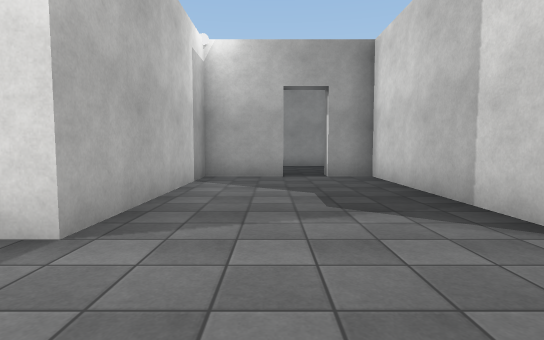
view 1 (above)

18 first-person views from a walk through a scene from a Unity 3-D project. The camera is 1.3 m above the floor, tilts 4° down and sees 80° across. Doors are open. The floor is counted in squares, 2 m on a side. Each view is taken from the middle of a square. On the plan, view 1 faces up. The plan holds only what a view shows up to about 10 squares ahead; the rest is blank. The player character is not drawn. Some animated figures are not drawn. Surface patterns are stand-ins for the level's own textures.

view 2
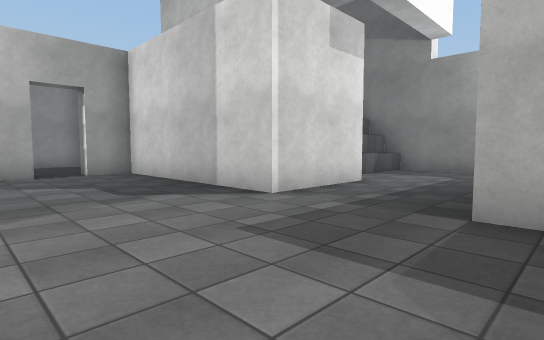

view 3
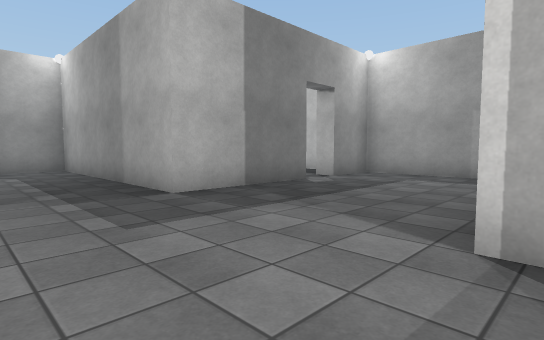

view 4
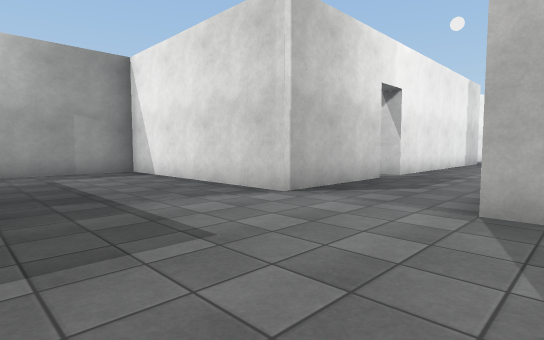

view 5
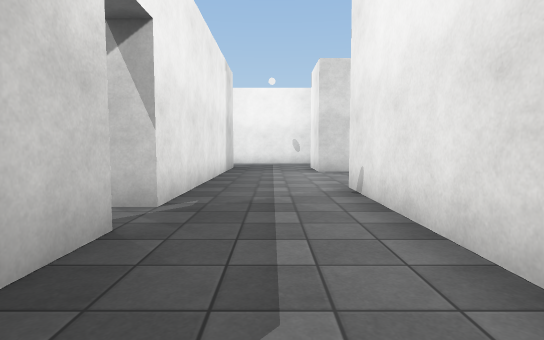

view 6
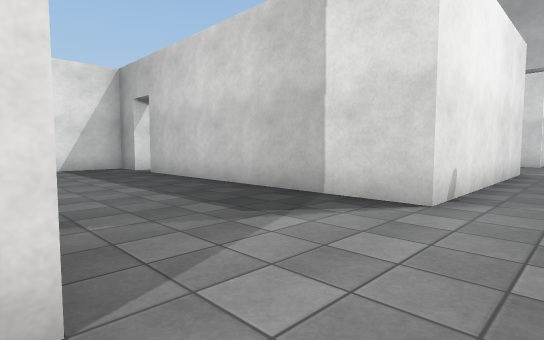

view 7
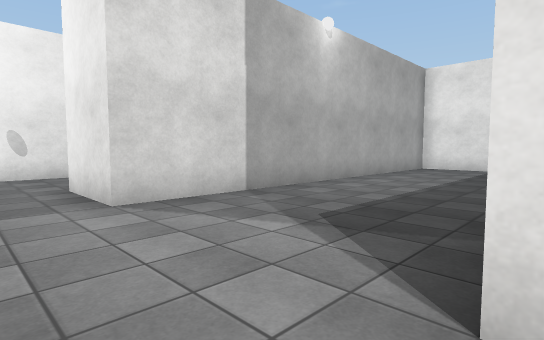

view 8
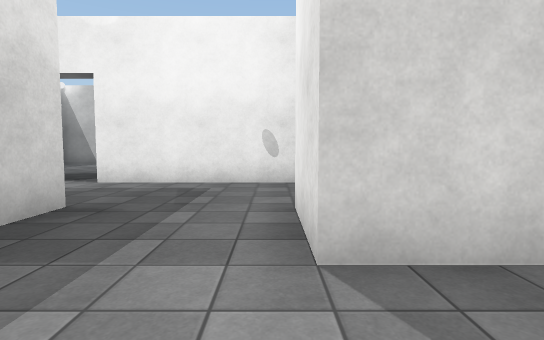

view 9
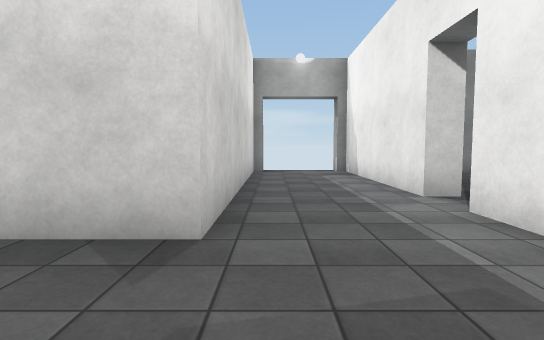

view 10
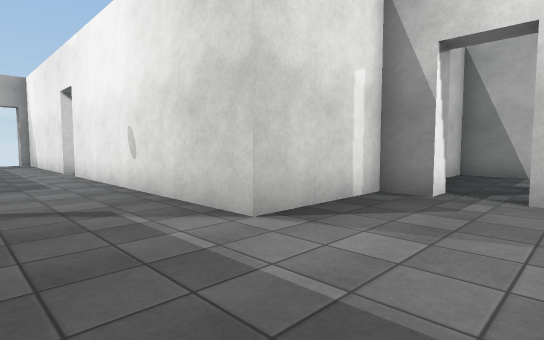

view 11
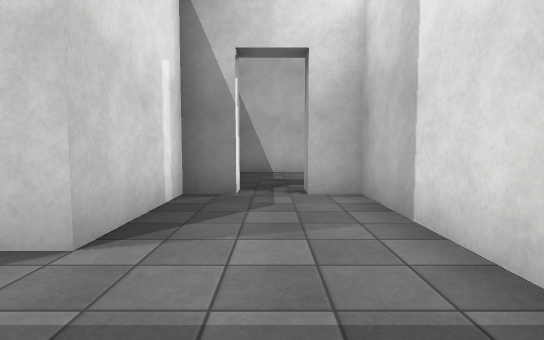

view 12
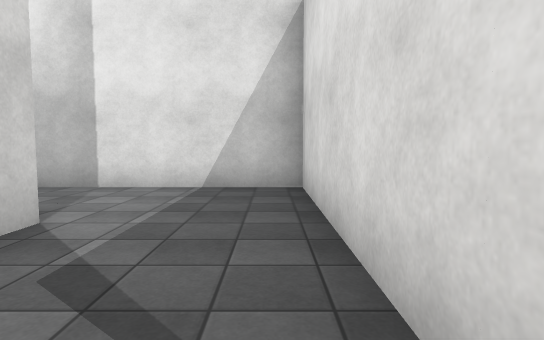

view 13
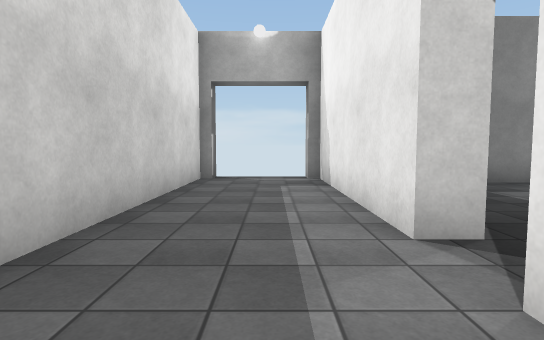

view 14
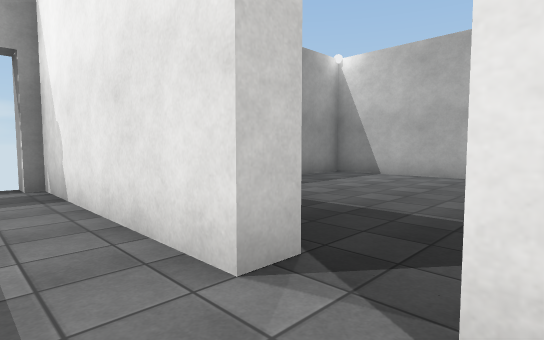

view 15
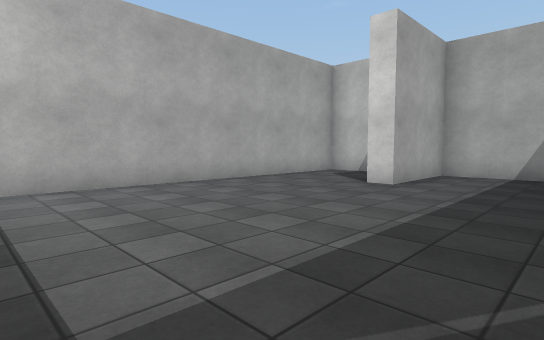

view 16
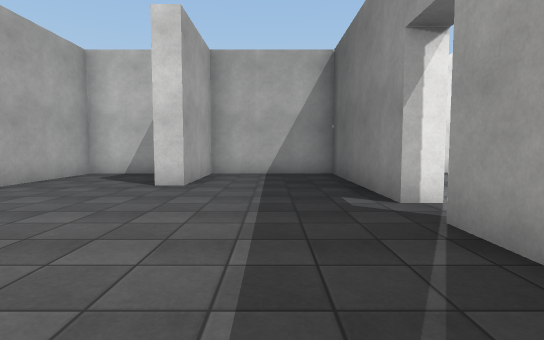

view 17
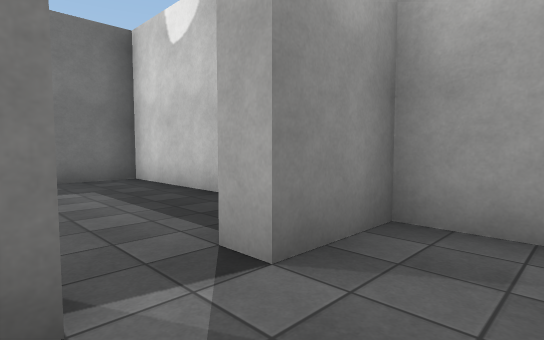

view 18
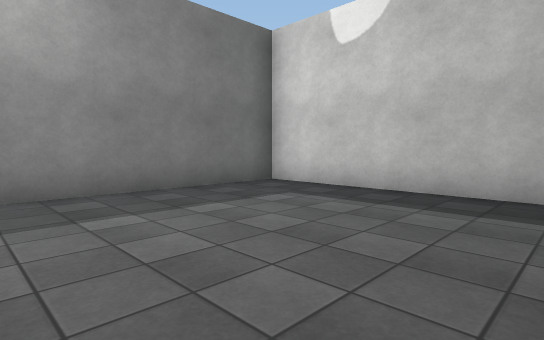

### Floor plan
Ten units are one square. View 1 is at (0, 0); x grows to the right and y downward. Boxes are objects, and circles mark ways between rooms. Rooms are numbered by the first view taken in them; rooms with no view inside come last. Other rooms are left out.
<svg viewBox="-220 -118 308 193">
<path fill="none" stroke="#000" d="M-46 2 -15 2 -15 58 22 58 22 43M-15 -64 -15 -23 -72 -23 -72 -92M4 -73 -12 -73M22 34 22 2 74 2M49 -23 22 -23 22 -73 13 -73 13 -78M-78 -113 -107 -113 -107 -23 -125 -23M-150 -26 -150 13M-150 22 -150 68M-125 68 -125 2 -55 2 -55 8M83 -5 83 -35 70 -35M82 -30 60 -30M-175 -55 -175 -48 -150 -48 -150 -26M-125 -23 -125 -73 -172 -73M-155 13 -155 -30 -185 -30 -185 -5 -190 -5M-155 32 -155 22M-199 -30 -215 -30 -215 60 -176 60M22 43 28 43M34 58 77 58 77 14"/>
<circle cx="-135" cy="-35" r="3" fill="#2a7"/>
<circle cx="-153" cy="17" r="3" fill="#2a7"/>
<circle cx="20" cy="40" r="3" fill="#2a7"/>
<text x="-40" y="-20">1</text>
<text x="-150" y="-50">2</text>
<text x="-190" y="20">3</text>
<text x="50" y="30">4</text>
</svg>
Room 1 opens to room 2. Room 1 opens to room 3. Room 1 opens to room 4.

Where each view was taken, in squares from view 1:
view 1: 0 up, 0 right, facing up
view 2: 1 down, 1 left, facing up-right
view 3: 2 up, 2 left, facing down-right
view 4: 3 up, 2 right, facing down-left
view 5: 1 up, 2 left, facing left
view 6: 1 up, 11 left, facing up-right
view 7: 1 up, 7 left, facing up-left
view 8: 2 up, 9 left, facing left
view 9: 2 up, 13 left, facing down
view 10: 7 up, 13 left, facing down-left
view 11: 6 up, 13 left, facing left
view 12: 2 up, 13 left, facing up
view 13: 0 up, 14 left, facing down
view 14: 1 down, 14 left, facing down-left
view 15: 5 down, 16 left, facing up-left
view 16: 5 down, 17 left, facing up
view 17: 3 down, 1 right, facing down-right
view 18: 1 down, 3 right, facing down-right
